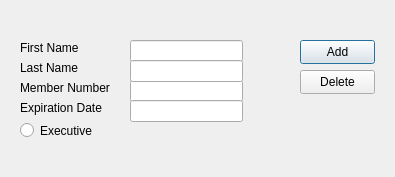
<?xml version="1.0" encoding="UTF-8"?>
<ui version="4.0">
 <class>AddDelete</class>
 <widget class="QDialog" name="AddDelete">
  <property name="geometry">
   <rect>
    <x>0</x>
    <y>0</y>
    <width>395</width>
    <height>177</height>
   </rect>
  </property>
  <property name="windowTitle">
   <string>Add/Delete Members</string>
  </property>
  <widget class="QLineEdit" name="edit_FirstName">
   <property name="enabled">
    <bool>true</bool>
   </property>
   <property name="geometry">
    <rect>
     <x>130</x>
     <y>40</y>
     <width>113</width>
     <height>22</height>
    </rect>
   </property>
  </widget>
  <widget class="QLineEdit" name="edit_Type">
   <property name="geometry">
    <rect>
     <x>140</x>
     <y>80</y>
     <width>71</width>
     <height>20</height>
    </rect>
   </property>
  </widget>
  <widget class="QLineEdit" name="edit_Number">
   <property name="geometry">
    <rect>
     <x>130</x>
     <y>80</y>
     <width>113</width>
     <height>22</height>
    </rect>
   </property>
  </widget>
  <widget class="QLineEdit" name="edit_ExpDate">
   <property name="geometry">
    <rect>
     <x>130</x>
     <y>100</y>
     <width>113</width>
     <height>22</height>
    </rect>
   </property>
  </widget>
  <widget class="QLabel" name="label">
   <property name="geometry">
    <rect>
     <x>20</x>
     <y>40</y>
     <width>91</width>
     <height>16</height>
    </rect>
   </property>
   <property name="text">
    <string>First Name</string>
   </property>
  </widget>
  <widget class="QLabel" name="label_2">
   <property name="geometry">
    <rect>
     <x>20</x>
     <y>80</y>
     <width>111</width>
     <height>16</height>
    </rect>
   </property>
   <property name="text">
    <string>Member Number</string>
   </property>
  </widget>
  <widget class="QLabel" name="label_4">
   <property name="geometry">
    <rect>
     <x>20</x>
     <y>100</y>
     <width>111</width>
     <height>16</height>
    </rect>
   </property>
   <property name="text">
    <string>Expiration Date</string>
   </property>
  </widget>
  <widget class="QPushButton" name="pushButton_Add">
   <property name="geometry">
    <rect>
     <x>300</x>
     <y>40</y>
     <width>75</width>
     <height>24</height>
    </rect>
   </property>
   <property name="text">
    <string>Add</string>
   </property>
  </widget>
  <widget class="QPushButton" name="pushButton_Delete">
   <property name="geometry">
    <rect>
     <x>300</x>
     <y>70</y>
     <width>75</width>
     <height>24</height>
    </rect>
   </property>
   <property name="text">
    <string>Delete</string>
   </property>
  </widget>
  <widget class="QLineEdit" name="edit_LastName">
   <property name="enabled">
    <bool>true</bool>
   </property>
   <property name="geometry">
    <rect>
     <x>130</x>
     <y>60</y>
     <width>113</width>
     <height>22</height>
    </rect>
   </property>
  </widget>
  <widget class="QLabel" name="label_5">
   <property name="geometry">
    <rect>
     <x>20</x>
     <y>60</y>
     <width>91</width>
     <height>16</height>
    </rect>
   </property>
   <property name="text">
    <string>Last Name</string>
   </property>
  </widget>
  <widget class="QRadioButton" name="radio_Executive">
   <property name="geometry">
    <rect>
     <x>20</x>
     <y>120</y>
     <width>101</width>
     <height>21</height>
    </rect>
   </property>
   <property name="text">
    <string>Executive</string>
   </property>
  </widget>
 </widget>
 <resources/>
 <connections/>
</ui>
